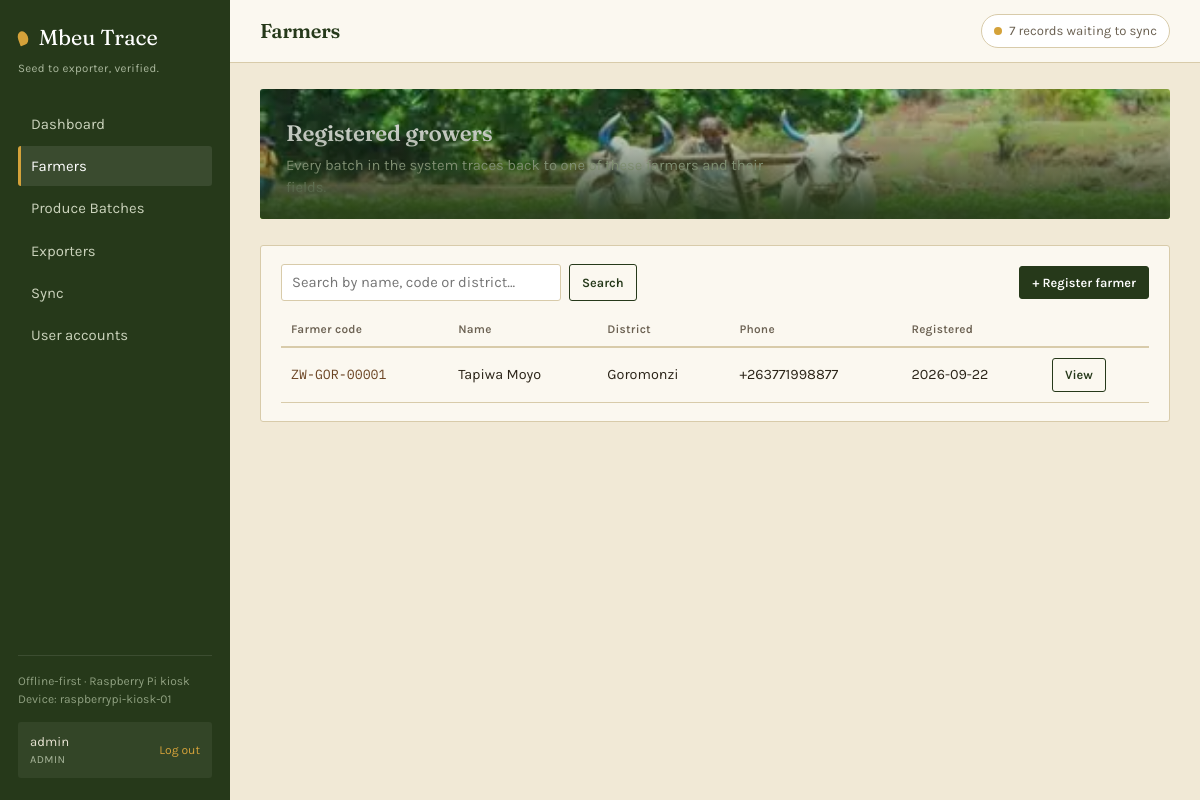
Screenshot of /farmers (signed in) with the database file from the repository.
### tables this page shows
CREATE TABLE users (
    user_id         INTEGER PRIMARY KEY AUTOINCREMENT,
    username        TEXT UNIQUE NOT NULL,
    password_hash   TEXT NOT NULL,
    role            TEXT NOT NULL CHECK (role IN ('admin','agent','farmer','exporter')),
    farmer_id       INTEGER,               -- linked if role = farmer
    exporter_id     INTEGER,               -- linked if role = exporter
    created_at      TEXT DEFAULT (datetime('now')),
    FOREIGN KEY (farmer_id) REFERENCES farmers(farmer_id),
    FOREIGN KEY (exporter_id) REFERENCES exporters(exporter_id)
);

CREATE TABLE farmers (
    farmer_id       INTEGER PRIMARY KEY AUTOINCREMENT,
    farmer_code     TEXT UNIQUE NOT NULL,   -- e.g. ZW-MSV-00231 (district-based human readable code)
    national_id     TEXT UNIQUE,
    full_name       TEXT NOT NULL,
    phone           TEXT,
    gender          TEXT CHECK (gender IN ('male','female','other')),
    date_of_birth   TEXT,
    village         TEXT,
    ward            TEXT,
    district        TEXT,
    province        TEXT,
    gps_lat         REAL,
    gps_lon         REAL,
    cooperative     TEXT,                  -- farmer group / cooperative name, if any
    photo_path      TEXT,
    registered_by   TEXT,                  -- extension agent / device id that captured record
    registration_date TEXT DEFAULT (datetime('now')),
    synced          INTEGER DEFAULT 0,      -- 0 = pending, 1 = synced to central server
    sync_ts         TEXT
);

### app.py (the view)
@app.route("/farmers")
def farmers_list():
    if current_user.role == "farmer":
        return redirect(url_for("farmer_detail", farmer_id=current_user.farmer_id))
    conn = get_db()
    q = request.args.get("q", "").strip()
    if q:
        farmers = conn.execute(
            """SELECT * FROM farmers
               WHERE full_name LIKE ? OR farmer_code LIKE ? OR district LIKE ?
               ORDER BY registration_date DESC""",
            (f"%{q}%", f"%{q}%", f"%{q}%"),
        ).fetchall()
    else:
        farmers = conn.execute("SELECT * FROM farmers ORDER BY registration_date DESC").fetchall()
    conn.close()
    return render_template("farmers.html", farmers=farmers, q=q)

### app.py (called while the page is built)
@app.context_processor
def inject_sync_status():
    return {"pending_sync": pending_sync_count()}

@app.before_request
def require_login():
    if request.endpoint in PUBLIC_ENDPOINTS or request.endpoint is None:
        return
    if not current_user.is_authenticated:
        return redirect(url_for("login", next=request.path))

### auth.py (called while the page is built)
@login_manager.user_loader
def load_user(user_id):
    conn = get_db()
    row = conn.execute("SELECT * FROM users WHERE user_id=?", (user_id,)).fetchone()
    conn.close()
    return User(row) if row else None

    @property
    def display_role(self):
        return self.role.capitalize()

### database.py (called while the page is built)
def get_db():
    os.makedirs(os.path.dirname(DB_PATH), exist_ok=True)
    conn = sqlite3.connect(DB_PATH)
    conn.row_factory = sqlite3.Row
    conn.execute("PRAGMA foreign_keys = ON")
    return conn

def pending_sync_count():
    conn = get_db()
    n = conn.execute("SELECT COUNT(*) c FROM sync_log WHERE sync_status='pending'").fetchone()["c"]
    conn.close()
    return n

### templates/farmers.html
{% extends "base.html" %}
{% block page_title %}Farmers{% endblock %}
{% block content %}
<div class="hero hero-sm hero-oxen">
  <div class="hero-inner">
    <h1 style="font-size:1.4rem;">Registered growers</h1>
    <p>Every batch in the system traces back to one of these farmers and their fields.</p>
  </div>
</div>
<div class="panel">
  <div class="panel-head">
    <form method="get" style="display:flex; gap:8px;">
      <input type="text" name="q" value="{{ q }}" placeholder="Search by name, code or district..." style="width:280px;">
      <button class="btn btn-outline btn-sm" type="submit">Search</button>
    </form>
    {% if current_user.role in ['admin','agent'] %}
    <a href="{{ url_for('farmer_new') }}" class="btn btn-sm">+ Register farmer</a>
    {% endif %}
  </div>
  {% if farmers %}
  <table>
    <thead><tr><th>Farmer code</th><th>Name</th><th>District</th><th>Phone</th><th>Registered</th><th></th></tr></thead>
    <tbody>
    {% for f in farmers %}
      <tr>
        <td class="batch-code">{{ f.farmer_code }}</td>
        <td>{{ f.full_name }}</td>
        <td>{{ f.district or '—' }}</td>
        <td>{{ f.phone or '—' }}</td>
        <td>{{ f.registration_date[:10] if f.registration_date else '—' }}</td>
        <td><a href="{{ url_for('farmer_detail', farmer_id=f.farmer_id) }}" class="btn btn-outline btn-sm">View</a></td>
      </tr>
    {% endfor %}
    </tbody>
  </table>
  {% else %}
    <p class="empty">No farmers found. <a href="{{ url_for('farmer_new') }}">Register one</a>.</p>
  {% endif %}
</div>
{% endblock %}

### templates/base.html (shortened to what this page needs)
<!DOCTYPE html>
<html lang="en">
<head>
<link rel="stylesheet" href="{{ url_for('static', filename='css/style.css') }}">
</head>
<body>
<div class="shell">
  <aside class="sidebar">
    <div class="brand"><span class="seed"></span> Mbeu Trace</div>
    <div class="brand-sub">Seed to exporter, verified.</div>
    <nav class="nav">
      <a href="{{ url_for('dashboard') }}" class="{{ 'active' if request.endpoint=='dashboard' }}">Dashboard</a>
      {% if current_user.role != 'farmer' %}
      <a href="{{ url_for('farmers_list') }}" class="{{ 'active' if request.endpoint in ['farmers_list','farmer_new','farmer_detail'] }}">Farmers</a>
      {% endif %}
      <a href="{{ url_for('batches_list') }}" class="{{ 'active' if request.endpoint in ['batches_list','batch_new','batch_detail'] }}">Produce Batches</a>
      {% if current_user.role != 'farmer' %}
      <a href="{{ url_for('exporters_list') }}" class="{{ 'active' if request.endpoint in ['exporters_list','exporter_new'] }}">Exporters</a>
      {% endif %}
      <a href="{{ url_for('sync_page') }}" class="{{ 'active' if request.endpoint=='sync_page' }}">Sync</a>
      {% if current_user.role == 'admin' %}
      <a href="{{ url_for('users_list') }}" class="{{ 'active' if request.endpoint in ['users_list','user_new'] }}">User accounts</a>
      {% endif %}
    </nav>
    <div class="sidebar-foot">
      Offline-first &middot; Raspberry Pi kiosk<br>
      Device: raspberrypi-kiosk-01
      {% if current_user.is_authenticated %}
      <div class="user-chip">
        <div>
          <div class="who">{{ current_user.username }}</div>
          <div class="role">{{ current_user.display_role }}</div>
        </div>
        <a href="{{ url_for('logout') }}">Log out</a>
      </div>
      {% endif %}
    </div>
  </aside>
  <div class="main">
    <div class="topbar">
      <h1>{% block page_title %}Dashboard{% endblock %}</h1>
      <a href="{{ url_for('sync_page') }}" class="sync-badge {{ 'pending' if pending_sync and pending_sync > 0 }}">
        <span class="sync-dot"></span>
        {% if pending_sync and pending_sync > 0 %}{{ pending_sync }} record{{ 's' if pending_sync != 1 }} waiting to sync{% else %}All records synced{% endif %}
      </a>
    </div>
    <div class="content">
      {% block content %}{% endblock %}
    </div>
  </div>
</div>
</body>
</html>

### rows the page displays
users: username "admin"
farmers: farmer_code "ZW-GOR-00001", full_name "Tapiwa Moyo", district "Goromonzi", phone "+263771998877", registration_date "2026-09-22"

### other values shown
{{ current_user.display_role }} "ADMIN"
{{ pending_sync }} "7"
{{ 's' if pending_sync != 1 }} "s"
